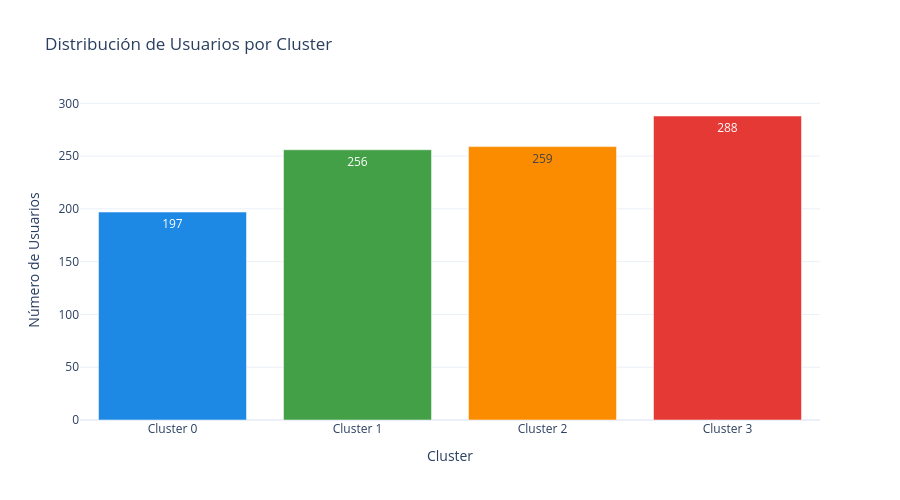

This figure's notebook cell:
### Code cell
# Visualizar distribución de usuarios por cluster
fig = go.Figure(data=[
    go.Bar(
        x=[f"Cluster {i}" for i in range(len(clusters_df))],
        y=clusters_df['N° Usuarios'],
        text=clusters_df['N° Usuarios'],
        textposition='auto',
        marker_color=['#1E88E5', '#43A047', '#FB8C00', '#E53935']
    )
])

fig.update_layout(
    title='Distribución de Usuarios por Cluster',
    xaxis_title='Cluster',
    yaxis_title='Número de Usuarios',
    height=500,
    template='plotly_white'
)

fig.show()

### Figure 1 — Plotly figure (JSON) as saved in the notebook; plotly's stock layout.template omitted (floating-point values rounded to 4 significant figures)
{"data": [{"marker": {"color": ["#1E88E5", "#43A047", "#FB8C00", "#E53935"]}, "text": [197, 256, 259, 288], "textposition": "auto", "type": "bar", "x": ["Cluster 0", "Cluster 1", "Cluster 2", "Cluster 3"], "y": [197, 256, 259, 288]}], "layout": {"height": 500, "title": {"text": "Distribución de Usuarios por Cluster"}, "xaxis": {"title": {"text": "Cluster"}}, "yaxis": {"title": {"text": "Número de Usuarios"}}}}
